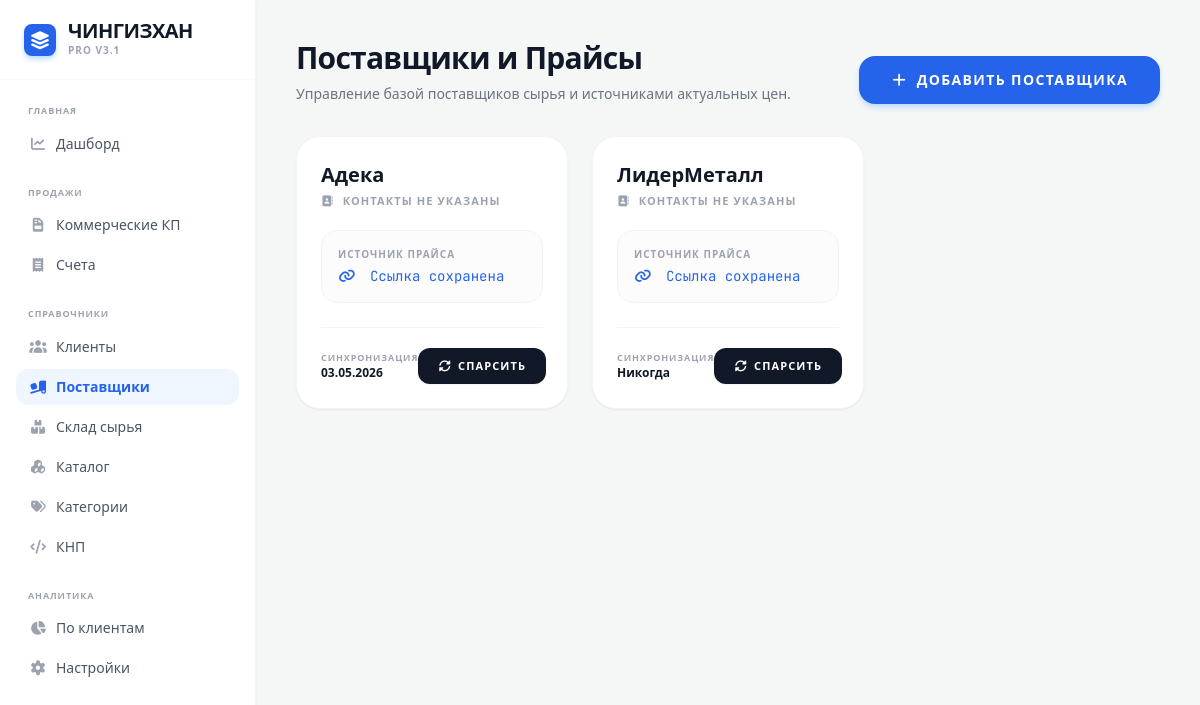
Before: /suppliers with the older database file.
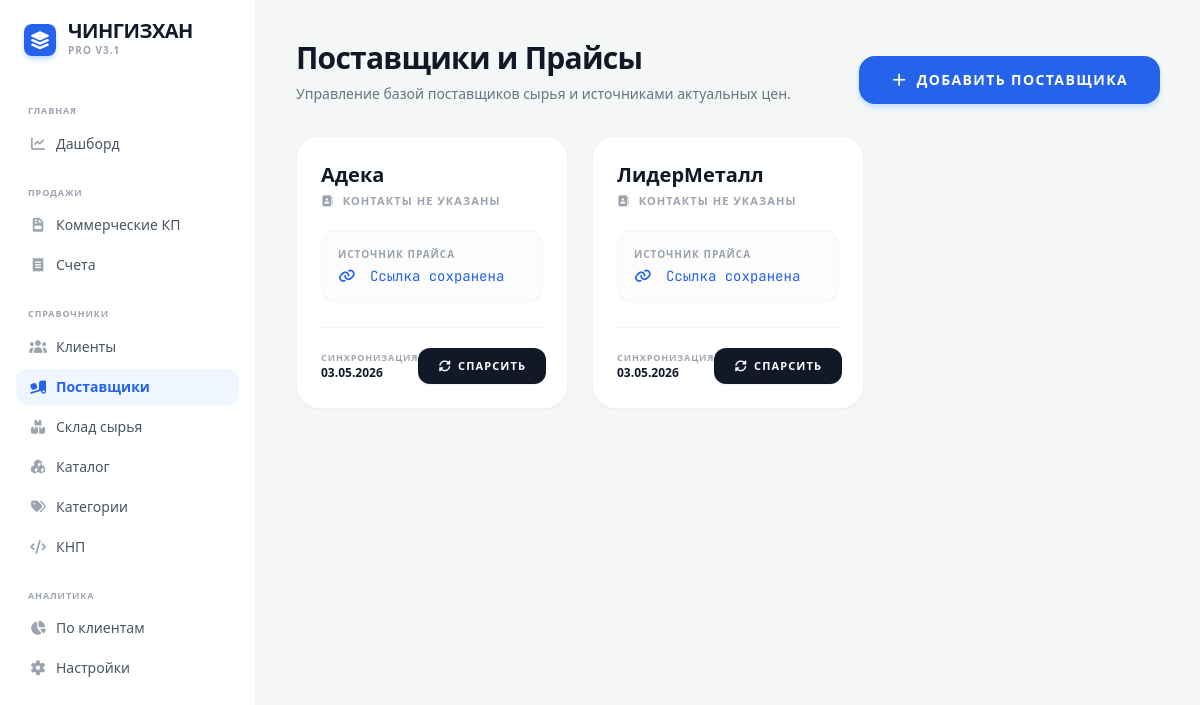
After: the same page with the newer database file.
### tables this page shows
CREATE TABLE suppliers (id INTEGER PRIMARY KEY AUTOINCREMENT, name TEXT, contact TEXT, price_url TEXT, last_updated TEXT);

### app.py (the view)
@app.route('/suppliers')
def suppliers_list():
    with sqlite3.connect(DB_NAME) as conn:
        suppliers = conn.cursor().execute("SELECT * FROM suppliers ORDER BY name").fetchall()
    return render_template('suppliers.html', suppliers=suppliers)

### templates/suppliers.html (shortened to what this page needs)
{% extends "base.html" %}
{% block content %}
<div class="p-10 max-w-7xl mx-auto pb-32">
    <div class="flex justify-between items-end mb-8">
        <div>
            <h2 class="text-3xl font-black text-gray-900 tracking-tight">Поставщики и Прайсы</h2>
            <p class="text-gray-500 mt-2 text-sm">Управление базой поставщиков сырья и источниками актуальных цен.</p>
        </div>
        <button onclick="openSupplierModal()" class="bg-blue-600 text-white px-8 py-3.5 rounded-2xl font-black hover:bg-blue-700 transition shadow-md shadow-blue-200 uppercase tracking-widest text-sm flex items-center gap-2">
            <i class="fas fa-plus"></i> Добавить поставщика
        </button>
    </div>
    <div class="grid grid-cols-1 md:grid-cols-2 lg:grid-cols-3 gap-6">
        {% for s in suppliers %}
        <div class="bg-white p-6 rounded-3xl shadow-sm border border-gray-100 hover:shadow-md hover:border-blue-200 transition group relative flex flex-col justify-between">
            <div>
                <h3 class="text-xl font-black text-gray-900 mb-1 pr-16">{{ s[1] }}</h3>
                <p class="text-[11px] font-bold text-gray-400 uppercase tracking-widest mb-5"><i class="fas fa-address-book mr-1"></i> {{ s[2] if s[2] else 'Контакты не указаны' }}</p>
                <div class="bg-gray-50/50 p-4 rounded-2xl border border-gray-100 mb-6">
                    <p class="text-[10px] font-black text-gray-400 uppercase tracking-widest mb-1">Источник прайса</p>
                    {% if s[3] %}
                        <a href="{{ s[3] }}" target="_blank" class="text-sm font-mono text-blue-600 hover:text-blue-800 hover:underline truncate block w-full transition" title="{{ s[3] }}"><i class="fas fa-link mr-1.5"></i> Ссылка сохранена</a>
                    {% else %}
                        <span class="text-sm text-gray-400 italic font-medium">Ссылка не указана</span>
                    {% endif %}
                </div>
            </div>
            <div class="flex justify-between items-center border-t border-gray-100 pt-5">
                <div class="flex flex-col">
                    <span class="text-[9px] font-black text-gray-400 uppercase tracking-widest">Синхронизация</span>
                    <span class="text-xs font-bold text-gray-900">{{ s[4] }}</span>
                </div>
                <button onclick="openParseModal('{{ s[0] }}', '{{ s[1] }}')" class="bg-gray-900 text-white px-5 py-2.5 rounded-xl text-[11px] font-black uppercase tracking-widest hover:bg-black transition shadow-sm hover:shadow-md flex items-center gap-1.5">
                    <i class="fas fa-sync-alt"></i> Спарсить
                </button>
            </div>
        </div>
        {% endfor %}
    </div>
</div>
{% endblock %}

### templates/base.html (shortened to what this page needs)
<!DOCTYPE html>
<html lang="ru">
<head>
    <script src="{{ url_for('static', filename='css/tailwind.js') }}"></script>
    <link href="{{ url_for('static', filename='css/all.min.css') }}" rel="stylesheet">
</head>
<body class="bg-[#f4f7f6] flex h-screen font-sans text-gray-800">
    <aside class="w-64 bg-white border-r border-gray-100 flex flex-col shadow-sm z-50">
        <div class="h-20 flex items-center px-6 border-b border-gray-50">
            <div class="w-8 h-8 bg-blue-600 rounded-lg flex items-center justify-center text-white font-black text-lg mr-3 shadow-md shadow-blue-200">
                <i class="fas fa-layer-group"></i>
            </div>
            <div>
                <h1 class="text-[20px] font-black tracking-tight text-gray-900 leading-none uppercase">Чингизхан</h1>
                <p class="text-[10px] font-bold text-gray-400 mt-0.5 tracking-widest uppercase">PRO v3.1</p>
            </div>
        </div>
        <nav class="flex-1 px-4 py-6 space-y-6 overflow-y-auto scrollbar-hide" id="mainNav">
            <div>
                <p class="text-[9px] font-bold text-gray-400 mb-2 px-3 tracking-widest uppercase">Главная</p>
                <div class="space-y-1">
                    <a href="/" class="nav-link flex items-center px-3 py-2 rounded-xl text-gray-600 hover:bg-gray-50 transition font-medium text-sm"><i class="fas fa-chart-line w-5 text-center mr-2 text-gray-400 icon"></i> Дашборд</a>
                </div>
            </div>
            <div>
                <p class="text-[9px] font-bold text-gray-400 mb-2 px-3 tracking-widest uppercase">Продажи</p>
                <div class="space-y-1">
                    <a href="/proposals" class="nav-link flex items-center px-3 py-2 rounded-xl text-gray-600 hover:bg-gray-50 transition font-medium text-sm"><i class="fas fa-file-invoice w-5 text-center mr-2 text-gray-400 icon"></i> Коммерческие КП</a>
                    <a href="/invoices" class="nav-link flex items-center px-3 py-2 rounded-xl text-gray-600 hover:bg-gray-50 transition font-medium text-sm"><i class="fas fa-receipt w-5 text-center mr-2 text-gray-400 icon"></i> Счета</a>
                </div>
            </div>
            <div>
                <p class="text-[9px] font-bold text-gray-400 mb-2 px-3 tracking-widest uppercase">Справочники</p>
                <div class="space-y-1">
                    <a href="/clients" class="nav-link flex items-center px-3 py-2 rounded-xl text-gray-600 hover:bg-gray-50 transition font-medium text-sm"><i class="fas fa-users w-5 text-center mr-2 text-gray-400 icon"></i> Клиенты</a>
                    <a href="/suppliers" class="nav-link flex items-center px-3 py-2 rounded-xl text-gray-600 hover:bg-gray-50 transition font-medium text-sm"><i class="fas fa-truck-loading w-5 text-center mr-2 text-gray-400 icon"></i> Поставщики</a>
<a href="/materials" class="nav-link flex items-center px-3 py-2 rounded-xl text-gray-600 hover:bg-gray-50 transition font-medium text-sm"><i class="fas fa-boxes w-5 text-center mr-2 text-gray-400 icon"></i> Склад сырья</a>
                    <a href="/catalog" class="nav-link flex items-center px-3 py-2 rounded-xl text-gray-600 hover:bg-gray-50 transition font-medium text-sm"><i class="fas fa-cubes w-5 text-center mr-2 text-gray-400 icon"></i> Каталог</a>
                    <a href="/categories" class="nav-link flex items-center px-3 py-2 rounded-xl text-gray-600 hover:bg-gray-50 transition font-medium text-sm"><i class="fas fa-tags w-5 text-center mr-2 text-gray-400 icon"></i> Категории</a>
                    <a href="/knp" class="nav-link flex items-center px-3 py-2 rounded-xl text-gray-600 hover:bg-gray-50 transition font-medium text-sm"><i class="fas fa-code w-5 text-center mr-2 text-gray-400 icon"></i> КНП</a>
                </div>
            </div>
            <div>
                <p class="text-[9px] font-bold text-gray-400 mb-2 px-3 tracking-widest uppercase">Аналитика</p>
                <div class="space-y-1">
                    <a href="/issued_invoices" class="nav-link flex items-center px-3 py-2 rounded-xl text-gray-600 hover:bg-gray-50 transition font-medium text-sm"><i class="fas fa-chart-pie w-5 text-center mr-2 text-gray-400 icon"></i> По клиентам</a>
                    <a href="/settings" class="nav-link flex items-center px-3 py-2 rounded-xl text-gray-600 hover:bg-gray-50 transition font-medium text-sm"><i class="fas fa-cog w-5 text-center mr-2 text-gray-400 icon"></i> Настройки</a>
                </div>
            </div>
        </nav>
    </aside>
    <main class="flex-1 overflow-y-auto">
        {% block content %}{% endblock %}
    </main>
</body>
</html>

Changed rows visible on the page:
changed suppliers "ЛидерМеталл": last_updated "Никогда" → "03.05.2026"
